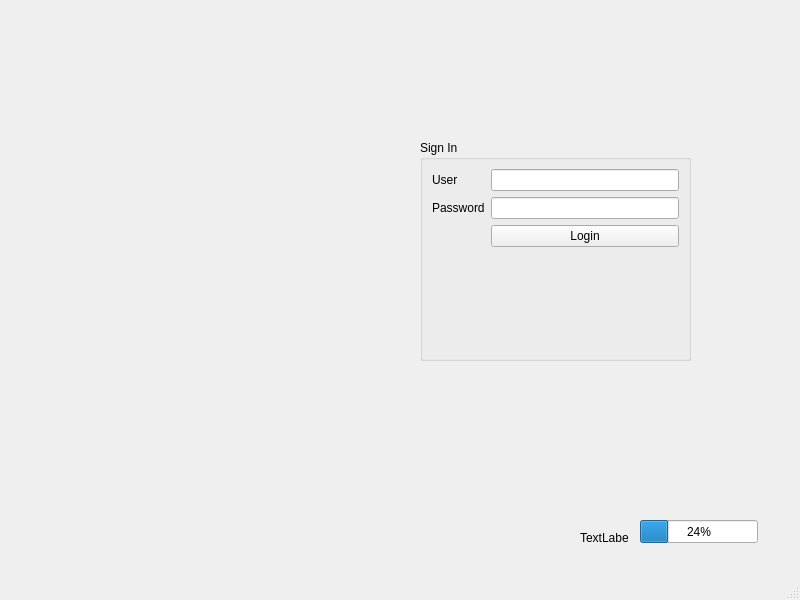
<?xml version="1.0" encoding="UTF-8"?>
<ui version="4.0">
 <class>MainWindow</class>
 <widget class="QMainWindow" name="MainWindow">
  <property name="geometry">
   <rect>
    <x>0</x>
    <y>0</y>
    <width>800</width>
    <height>600</height>
   </rect>
  </property>
  <property name="windowTitle">
   <string>MainWindow</string>
  </property>
  <widget class="QWidget" name="centralwidget">
   <widget class="QGroupBox" name="groupBox">
    <property name="geometry">
     <rect>
      <x>420</x>
      <y>140</y>
      <width>271</width>
      <height>221</height>
     </rect>
    </property>
    <property name="title">
     <string>Sign In</string>
    </property>
    <layout class="QFormLayout" name="formLayout">
     <item row="0" column="0">
      <widget class="QLabel" name="label">
       <property name="text">
        <string>User</string>
       </property>
       <property name="buddy">
        <cstring>userEdit</cstring>
       </property>
      </widget>
     </item>
     <item row="0" column="1">
      <widget class="QLineEdit" name="userEdit"/>
     </item>
     <item row="1" column="0">
      <widget class="QLabel" name="label_2">
       <property name="text">
        <string>Password</string>
       </property>
       <property name="buddy">
        <cstring>passEdit</cstring>
       </property>
      </widget>
     </item>
     <item row="1" column="1">
      <widget class="QLineEdit" name="passEdit">
       <property name="echoMode">
        <enum>QLineEdit::Password</enum>
       </property>
      </widget>
     </item>
     <item row="2" column="1">
      <widget class="QPushButton" name="loginButton">
       <property name="text">
        <string>Login</string>
       </property>
      </widget>
     </item>
    </layout>
   </widget>
   <widget class="QLabel" name="picLabel">
    <property name="geometry">
     <rect>
      <x>100</x>
      <y>160</y>
      <width>231</width>
      <height>191</height>
     </rect>
    </property>
    <property name="text">
     <string/>
    </property>
   </widget>
   <widget class="QLabel" name="label_3">
    <property name="geometry">
     <rect>
      <x>580</x>
      <y>530</y>
      <width>49</width>
      <height>16</height>
     </rect>
    </property>
    <property name="text">
     <string>TextLabel</string>
    </property>
   </widget>
   <widget class="QProgressBar" name="progressBar">
    <property name="geometry">
     <rect>
      <x>640</x>
      <y>520</y>
      <width>118</width>
      <height>23</height>
     </rect>
    </property>
    <property name="value">
     <number>24</number>
    </property>
   </widget>
  </widget>
  <widget class="QMenuBar" name="menubar">
   <property name="geometry">
    <rect>
     <x>0</x>
     <y>0</y>
     <width>800</width>
     <height>21</height>
    </rect>
   </property>
  </widget>
  <widget class="QStatusBar" name="statusbar"/>
 </widget>
 <resources/>
 <connections/>
</ui>
